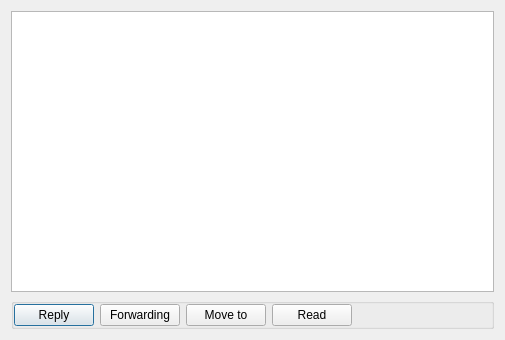
<?xml version="1.0" encoding="UTF-8"?>
<ui version="4.0">
 <class>DialogMsgDetail</class>
 <widget class="QDialog" name="DialogMsgDetail">
  <property name="geometry">
   <rect>
    <x>0</x>
    <y>0</y>
    <width>505</width>
    <height>340</height>
   </rect>
  </property>
  <property name="windowTitle">
   <string>Dialog</string>
  </property>
  <layout class="QGridLayout" name="gridLayout">
   <item row="0" column="0" colspan="4">
    <widget class="QTextEdit" name="textEditMsgDetail"/>
   </item>
   <item row="1" column="0" colspan="4">
    <widget class="QGroupBox" name="groupBoxOperate">
     <property name="title">
      <string/>
     </property>
     <property name="qssGroup" stdset="0">
      <string>GroupBoxNoBorder</string>
     </property>
     <layout class="QHBoxLayout" name="horizontalLayout">
      <property name="margin">
       <number>0</number>
      </property>
      <item>
       <widget class="QPushButton" name="btnReply">
        <property name="sizePolicy">
         <sizepolicy hsizetype="Fixed" vsizetype="Fixed">
          <horstretch>0</horstretch>
          <verstretch>0</verstretch>
         </sizepolicy>
        </property>
        <property name="text">
         <string>Reply</string>
        </property>
        <property name="qssGroup" stdset="0">
         <string>ToolButton</string>
        </property>
       </widget>
      </item>
      <item>
       <widget class="QPushButton" name="btnForwarding">
        <property name="sizePolicy">
         <sizepolicy hsizetype="Fixed" vsizetype="Fixed">
          <horstretch>0</horstretch>
          <verstretch>0</verstretch>
         </sizepolicy>
        </property>
        <property name="text">
         <string>Forwarding</string>
        </property>
        <property name="qssGroup" stdset="0">
         <string>ToolButton</string>
        </property>
       </widget>
      </item>
      <item>
       <widget class="QPushButton" name="btnMoveTo">
        <property name="sizePolicy">
         <sizepolicy hsizetype="Fixed" vsizetype="Fixed">
          <horstretch>0</horstretch>
          <verstretch>0</verstretch>
         </sizepolicy>
        </property>
        <property name="text">
         <string>Move to</string>
        </property>
        <property name="qssGroup" stdset="0">
         <string>ToolButton</string>
        </property>
       </widget>
      </item>
      <item>
       <widget class="QPushButton" name="btnRead">
        <property name="sizePolicy">
         <sizepolicy hsizetype="Fixed" vsizetype="Fixed">
          <horstretch>0</horstretch>
          <verstretch>0</verstretch>
         </sizepolicy>
        </property>
        <property name="text">
         <string>Read</string>
        </property>
        <property name="qssGroup" stdset="0">
         <string>ToolButton</string>
        </property>
       </widget>
      </item>
      <item>
       <spacer name="horizontalSpacer">
        <property name="orientation">
         <enum>Qt::Horizontal</enum>
        </property>
        <property name="sizeHint" stdset="0">
         <size>
          <width>40</width>
          <height>20</height>
         </size>
        </property>
       </spacer>
      </item>
     </layout>
    </widget>
   </item>
  </layout>
 </widget>
 <resources/>
 <connections/>
</ui>
